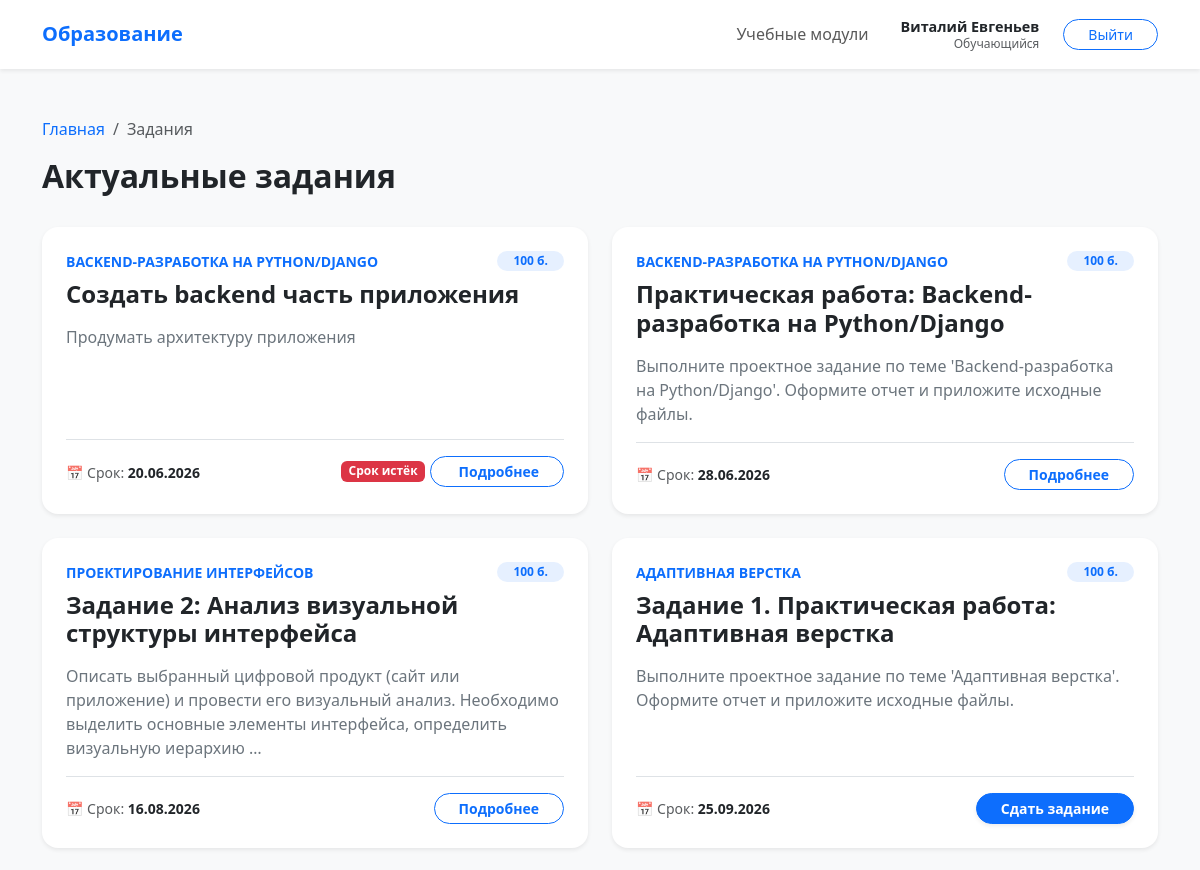
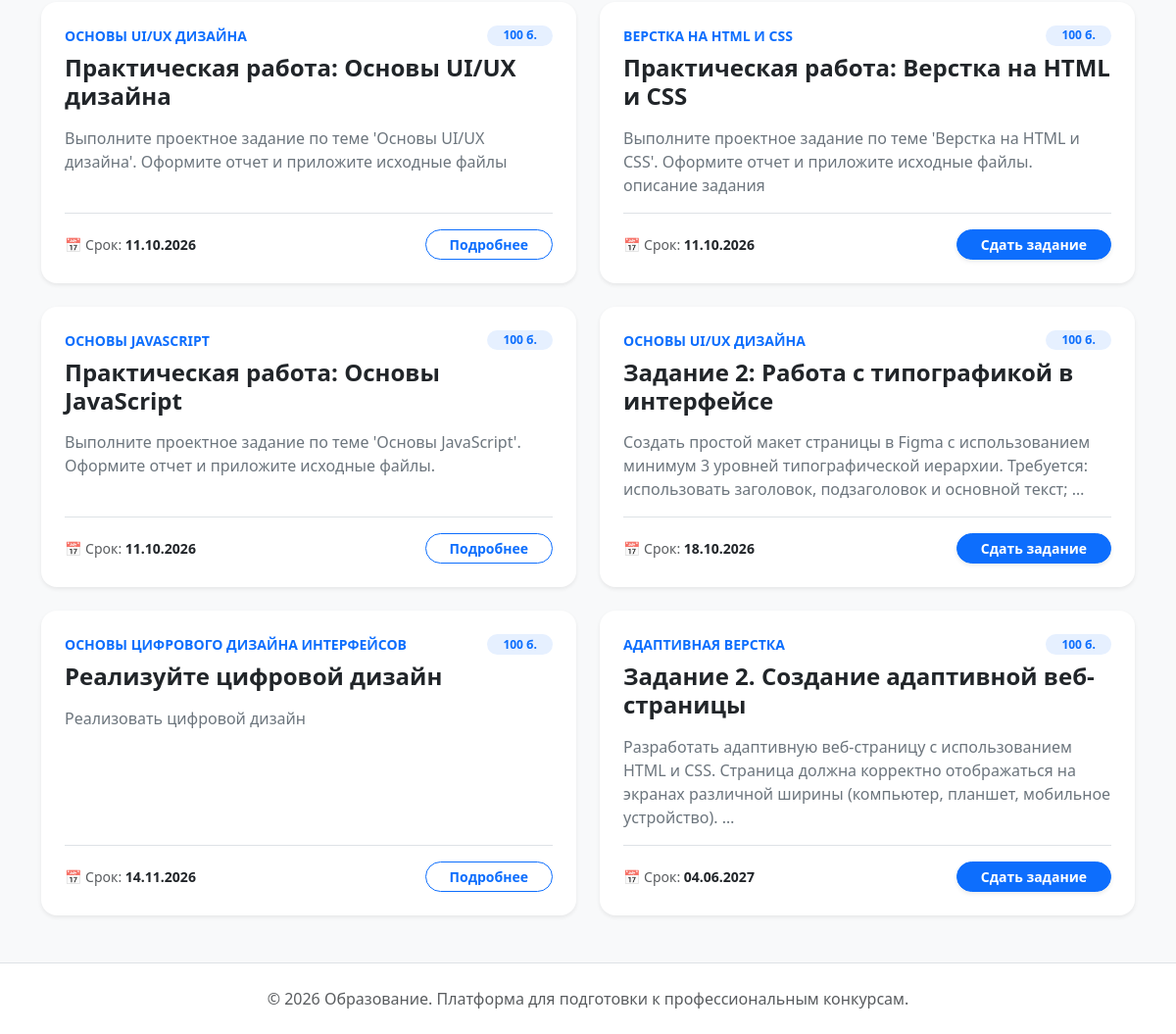
Page /curriculum/tasks/ (signed in) on the committed database (2 pictures, top to bottom).
### users/models.py (models this page shows, shortened)
class User(AbstractUser, BaseModel):
    class Role(models.TextChoices):
        STUDENT = "student", "Обучающийся"
        TEACHER = "teacher", "Преподаватель"
        ADMIN = "admin", "Администратор"
    middle_name = models.CharField(max_length=150, blank=True, verbose_name="Отчество")
    role = models.CharField(
        max_length=10, choices=Role.choices, default=Role.STUDENT, verbose_name="Роль"
    )
    group = models.ForeignKey(
        StudentGroup,
        on_delete=models.SET_NULL,
        null=True,
        blank=True,
        related_name="students",
        verbose_name="Учебная группа",
    )
    class Meta:
        verbose_name = "Пользователь"
        verbose_name_plural = "Пользователи"
        ordering = ["last_name", "first_name"]

### curriculum/models.py (models this page shows, shortened)
class Task(BaseModel):
    module = models.ForeignKey(
        Module, on_delete=models.CASCADE, related_name="tasks", verbose_name="Модуль"
    )
    title = models.CharField(max_length=255, verbose_name="Название задания")
    description = models.TextField(verbose_name="Техническое задание")
    deadline = models.DateField(verbose_name="Крайний срок сдачи")
    max_score = models.PositiveIntegerField(
        default=100, verbose_name="Максимальный балл"
    )
    class Meta:
        verbose_name = "Задание"
        verbose_name_plural = "Задания"
        ordering = ["deadline"]
        constraints = [
            models.UniqueConstraint(
                fields=["module", "title"], name="unique_task_title_per_module"
            )
        ]

class Module(BaseModel):
    title = models.CharField(max_length=38, verbose_name="Название модуля")
    description = models.TextField(verbose_name="Описание модуля")
    class Meta:
        verbose_name = "Учебный модуль"
        verbose_name_plural = "Учебные модули"
        ordering = ["title"]

### curriculum/views.py (the view)
# urls.py: path("tasks/", TaskListView.as_view(), name="task_list"),
class TaskListView(LoginRequiredMixin, ListView):
    model = Task
    template_name = "curriculum/task_list.html"
    context_object_name = "tasks"
    def get_context_data(self, **kwargs):
        context = super().get_context_data(**kwargs)
        if self.request.user.is_authenticated:
            submitted_task_ids = Submission.objects.filter(
                student=self.request.user
            ).values_list("task_id", flat=True)
            context["submitted_task_ids"] = set(submitted_task_ids)
            context["today"] = date.today().strftime("%Y-%m-%d")
        return context

### templates/curriculum/task_list.html (shortened to what this page needs)
{% extends 'base.html' %}
{% block content %}
    <div class="row mb-4">
        <div class="col-12">
            <nav aria-label="breadcrumb">
                <ol class="breadcrumb">
                    <li class="breadcrumb-item"><a href="{% url 'core:index' %}"
                                                   class="text-decoration-none">Главная</a></li>
                    <li class="breadcrumb-item active">Задания</li>
                </ol>
            </nav>
            <h2 class="fw-bold">Актуальные задания</h2>
        </div>
    </div>
    <div class="row g-4">
        {% for task in tasks %}
            <div class="col-md-6">
                <div class="card border-0 shadow-sm rounded-4 p-4 h-100">
                    <div class="d-flex justify-content-between align-items-start mb-2">
                        <small class="text-accent fw-bold text-uppercase">{{ task.module.title }}</small>
                        <span class="badge bg-primary bg-opacity-10 text-accent rounded-pill px-3">
                    {{ task.max_score }} б.
                </span>
                    </div>
                    <h4 class="fw-bold mb-3">{{ task.title }}</h4>
                    <p class="text-secondary">{{ task.description|truncatewords:20 }}</p>
                    <div class="mt-auto pt-3 border-top d-flex justify-content-between align-items-center">
                        <div class="small">
                            <span class="text-muted">📅 Срок:</span>
                            <span class="fw-bold {% if task.deadline < current_date %}text-danger{% endif %}">
                        {{ task.deadline|date:"d.m.Y" }}
                    </span>
                        </div>
                        <div>
                            {% if task.deadline|date:"Y-m-d" < today %}
                                <span class="badge bg-danger mb-2">Срок истёк</span>
                                <a href="{% url 'solutions:task_detail' task.id %}"
                                   class="btn btn-outline-primary btn-rounded px-4 btn-sm fw-bold">
                                    Подробнее
                                </a>
                            {% else %}
                                {% if user.role == 'student' %}
                                    {% if task.id in submitted_task_ids %}
                                        <a href="{% url 'solutions:task_detail' task.id %}"
                                           class="btn btn-outline-primary btn-rounded px-4 btn-sm fw-bold">
                                            Подробнее
                                        </a>
                                    {% else %}
                                        <a href="{% url 'solutions:task_detail' task.id %}"
                                           class="btn btn-primary btn-rounded px-4 btn-sm fw-bold shadow-sm">
                                            Сдать задание
                                        </a>
                                    {% endif %}
                                {% else %}
                                    <a href="{% url 'solutions:task_detail' task.id %}"
                                       class="btn btn-outline-primary btn-rounded px-4 btn-sm fw-bold">
                                        Просмотр
                                    </a>
                                {% endif %}
                            {% endif %}
                        </div>
                    </div>
                </div>
            </div>
        {% endfor %}
    </div>
{% endblock %}

### templates/includes/header.html (shortened to what this page needs)
<nav class="navbar navbar-expand-lg navbar-light bg-white shadow-sm">
    <div class="container">
        <a class="navbar-brand fw-bold text-accent" href="{% url 'core:index' %}">Образование</a>
        <div class="collapse navbar-collapse" id="navbarNav">
            <ul class="navbar-nav ms-auto align-items-center">
                {% if user.is_authenticated %}
                    <li class="nav-item">
                        <a class="nav-link" href="{% url 'curriculum:module_list' %}">Учебные модули</a>
                    </li>
                    <li class="nav-item ms-lg-4 me-lg-2">
                        <span class="navbar-text d-flex flex-column align-items-lg-end line-height-sm">
                            {% if user.is_superuser %}
                                <span class="badge bg-dark rounded-pill fw-bold">Администратор</span>
                            {% else %}
                                <span class="fw-bold text-dark" style="font-size: 0.9rem;">
                                    {{ user.first_name }} {{ user.last_name }}
                                </span>
                                <small class="text-muted" style="font-size: 0.75rem; margin-top: -3px;">
                                    {% if user.role == 'teacher' %}Преподаватель{% else %}Обучающийся{% endif %}
                                </small>
                            {% endif %}
                        </span>
                    </li>
                    <li class="nav-item ms-3">
                        <form action="{% url 'users:logout' %}" method="post">
                            <button type="submit" class="btn btn-outline-primary btn-rounded btn-sm px-4">Выйти</button>
                        </form>
                    </li>
                {% else %}
                    <li class="nav-item">
                        <a class="btn btn-primary btn-rounded px-4" href="{% url 'users:login' %}">Войти</a>
                    </li>
                {% endif %}
            </ul>
        </div>
    </div>
</nav>

### templates/base.html (style rules this page uses)
body { background-color: #f8f9fa; font-family: 'Segoe UI', Tahoma, Geneva, Verdana, sans-serif; display: flex; flex-direction: column; min-height: 100vh; }
.btn-rounded { border-radius: 50rem; }
.text-accent { color: #0d6efd; }
.rounded-4 { border-radius: 1rem !important; }

### rows in the picture
User: first_name "Виталий", last_name "Евгеньев"
Task: module "BACKEND-РАЗРАБОТКА НА PYTHON/DJANGO", max_score "100", title "Создать backend часть приложения", description "Продумать архитектуру приложения", deadline "20.06.2026", shows "Срок истёк"
Task: module "BACKEND-РАЗРАБОТКА НА PYTHON/DJANGO", max_score "100", title "Практическая работа: Backend-разработка на Python/Django", description "Выполните проектное задание по теме 'Backend-разработка на Python/Django'. Оформите отчет и приложите исходные файлы.", deadline "28.06.2026", shows "Подробнее"
Task: module "ПРОЕКТИРОВАНИЕ ИНТЕРФЕЙСОВ", max_score "100", title "Задание 2: Анализ визуальной структуры интерфейса", description "Описать выбранный цифровой продукт (сайт или приложение) и провести его визуальный анализ. Необходимо выделить основные элементы интерфейса, определить визуальную иерархию …", deadline "16.08.2026", shows "Подробнее"
Task: module "АДАПТИВНАЯ ВЕРСТКА", max_score "100", title "Задание 1. Практическая работа: Адаптивная верстка", description "Выполните проектное задание по теме 'Адаптивная верстка'. Оформите отчет и приложите исходные файлы.", deadline "25.09.2026", shows "Сдать задание"
Task: module "ОСНОВЫ UI/UX ДИЗАЙНА", max_score "100", title "Практическая работа: Основы UI/UX дизайна", description "Выполните проектное задание по теме 'Основы UI/UX дизайна'. Оформите отчет и приложите исходные файлы", deadline "11.10.2026", shows "Подробнее"
Task: module "ВЕРСТКА НА HTML И CSS", max_score "100", title "Практическая работа: Верстка на HTML и CSS", description "Выполните проектное задание по теме 'Верстка на HTML и CSS'. Оформите отчет и приложите исходные файлы. описание задания", deadline "11.10.2026", shows "Сдать задание"
Task: module "ОСНОВЫ JAVASCRIPT", max_score "100", title "Практическая работа: Основы JavaScript", description "Выполните проектное задание по теме 'Основы JavaScript'. Оформите отчет и приложите исходные файлы.", deadline "11.10.2026", shows "Подробнее"
Task: module "ОСНОВЫ UI/UX ДИЗАЙНА", max_score "100", title "Задание 2: Работа с типографикой в интерфейсе", description "Создать простой макет страницы в Figma с использованием минимум 3 уровней типографической иерархии. Требуется: использовать заголовок, подзаголовок и основной текст; …", deadline "18.10.2026", shows "Сдать задание"
Task: module "ОСНОВЫ ЦИФРОВОГО ДИЗАЙНА ИНТЕРФЕЙСОВ", max_score "100", title "Реализуйте цифровой дизайн", description "Реализовать цифровой дизайн", deadline "14.11.2026", shows "Подробнее"
Task: module "АДАПТИВНАЯ ВЕРСТКА", max_score "100", title "Задание 2. Создание адаптивной веб-страницы", description "Разработать адаптивную веб-страницу с использованием HTML и CSS. Страница должна корректно отображаться на экранах различной ширины (компьютер, планшет, мобильное устройство). …", deadline "04.06.2027", shows "Сдать задание"
